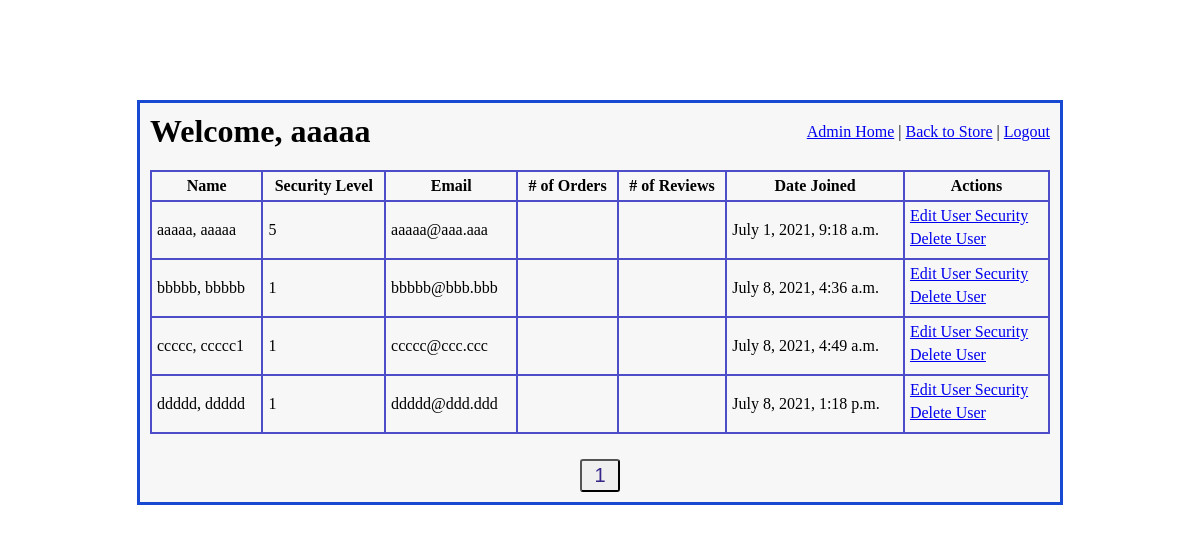
The app's page /admin_access/edit_user/1 (signed in) with its own data.
### imgfield_app/models.py (models this page shows)
class User(models.Model):
    first_name = models.CharField(max_length=45)
    last_name = models.CharField(max_length=60)
    email = models.CharField(max_length=60)
    password = models.CharField(max_length=60)
    security_level = models.IntegerField()
    created_at = models.DateTimeField(auto_now_add=True)
    updated_at = models.DateTimeField(auto_now=True)
    objects = UserManager()

### admin_app/views.py (the view)
# urls.py: path('edit_user/<int:page_num>', views.edit_user),
def edit_user(request, page_num):
    if 'user_id' in request.session:
        logged_user = User.objects.get(id=request.session['user_id'])
        if logged_user.security_level > 4:
            all_users = User.objects.all()
            p = Paginator(all_users, 15)
            page = p.page(page_num)
            num_of_pages = "a" * p.num_pages
            context = {
                'logged_user' : logged_user,
                'all_users': page,
                'num_of_pages': num_of_pages,
            }
            return render(request, "edit_user.html", context)
    return redirect("/")

### admin_app/templates/edit_user.html (shortened to what this page needs)
<!DOCTYPE html>
<html lang="en">
<head>
    {% load static %}
    <link rel="stylesheet" href="{% static 'css/admin_main.css' %}">
    <link rel="stylesheet" href="{% static 'css/edit_user.css' %}">
</head>
<body>
    <div id="wrapper">
        <div id="header">
            <h1>Welcome, {{ logged_user.first_name }}</h1>
            <div id="links">
                <a href="/admin_access">Admin Home</a>  |
                <a href="/">Back to Store</a>  |
                <a href="/signon/logout">Logout</a>
            </div>
        </div>
        <div id="content">
            <div id="display_users">
                <table>
                    <tr>
                        <th>Name</th>
                        <th>Security Level</th>
                        <th>Email</th>
                        <th># of Orders</th>
                        <th># of Reviews</th>
                        <th>Date Joined</th>
                        <th>Actions</th>
                    </tr>
                    {% for user in all_users %}
                        <tr>
                            <td>{{ user.last_name }}, {{ user.first_name }}</td>
                            <td>{{ user.security_level }}</td>
                            <td>{{ user.email }}</td>
                            <td></td>
                            <td></td>
                            <td>{{ user.created_at }}</td>
                            <td id="actions">
                                <p><a href="/admin_access/edit_user_security/{{ user.id }}">Edit User Security</a></p>
                                <p><a href="/admin_access/delete_user/{{ user.id }}">Delete User</a></p>
                            </td>
                        </tr>
                    {% endfor %}
                </table>
            </div>
            <div id="page_nav">
                {% for i in num_of_pages %}
                    <button>
                        <a href="/admin_access/edit_user/{{ forloop.counter }}">{{ forloop.counter }}</a>
                    </button>
                {% endfor %}
            </div>
        </div>
    </div>
</body>
</html>

### admin_app/static/css/admin_main.css (style rules this page uses)
* { margin: 0; padding: 0; }
#wrapper { width: 900px; margin: 100px auto; border: 3px solid rgb(23, 73, 211); padding: 10px; background-color: #F7F7F7; }
#header { display: flex; margin-bottom: 20px; }
#header h1 { flex: 7; }
#links { padding-top: 10px; }
button { padding: 3px; border-radius: 3px; }
#page_nav { text-align: center; margin-top: 18px; }
#page_nav button { width: 40px; }
#page_nav button a { text-decoration: none; color: #372588; font-size: 20px; }

### admin_app/static/css/edit_user.css (style rules this page uses)
table { width: 100%; border-collapse: collapse; margin-bottom: 25px; }
table, th, td { border: 2px solid rgb(77, 77, 201) }
th, td { padding: 5px; }
th { text-align: center; }
#actions p { margin-bottom: 5px; }

### records on screen
User: first_name "aaaaa", last_name "aaaaa", security_level "5", email "aaaaa@aaa.aaa", created_at "July 1, 2021, 9:18 a.m."
User: last_name "bbbbb", first_name "bbbbb", security_level "1", email "bbbbb@bbb.bbb", created_at "July 8, 2021, 4:36 a.m."
User: last_name "ccccc", first_name "ccccc1", security_level "1", email "ccccc@ccc.ccc", created_at "July 8, 2021, 4:49 a.m."
User: last_name "ddddd", first_name "ddddd", security_level "1", email "ddddd@ddd.ddd", created_at "July 8, 2021, 1:18 p.m."
